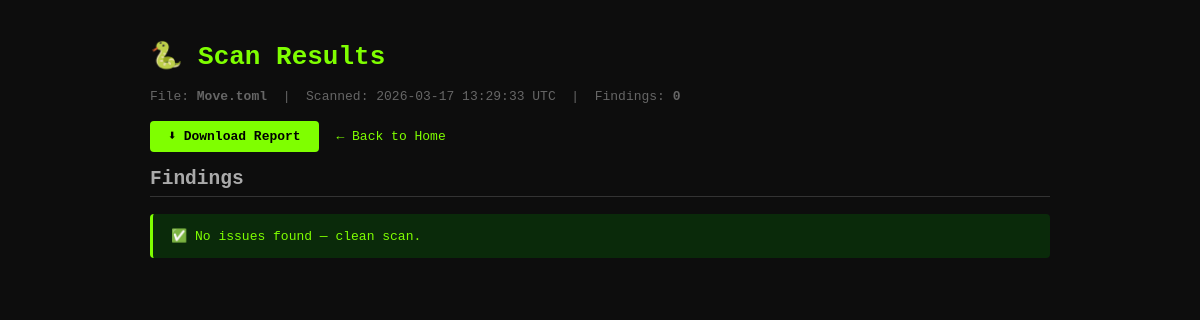
Page /results/3 on the committed database.
### tables this page shows
CREATE TABLE scans (
            id INTEGER PRIMARY KEY AUTOINCREMENT,
            filename TEXT NOT NULL,
            scanned_at TEXT NOT NULL,
            total_findings INTEGER DEFAULT 0,
            report_path TEXT
        );

### app.py (the view)
@app.route("/results/<int:scan_id>")
def results(scan_id):
    conn = get_connection()
    scan = conn.execute("SELECT * FROM scans WHERE id = ?", (scan_id,)).fetchone()
    findings = conn.execute("SELECT * FROM findings WHERE scan_id = ?", (scan_id,)).fetchall()
    conn.close()
    if not scan:
        flash("Scan not found.")
        return redirect(url_for("index"))
    return render_template("results.html", scan=scan, findings=findings)

### database.py (called while the page is built)
def get_connection():
    conn = sqlite3.connect(DB_PATH)
    conn.row_factory = sqlite3.Row  # lets you access columns by name
    return conn

### templates/results.html (shortened to what this page needs)
<!DOCTYPE html>
<html lang="en">
<head>
</head>
<body>
  <h1>🐍 Scan Results</h1>
  <div class="meta">
    File: <strong>{{ scan['filename'] }}</strong> &nbsp;|&nbsp;
    Scanned: {{ scan['scanned_at'][:19].replace('T',' ') }} UTC &nbsp;|&nbsp;
    Findings: <strong>{{ scan['total_findings'] }}</strong>
  </div>
  <div class="actions">
    <a class="btn" href="/download/{{ scan['id'] }}">⬇ Download Report</a>
    <a href="/">← Back to Home</a>
  </div>
  <h2>Findings</h2>
  {% if findings %}
    {% for f in findings %}
    <div class="finding">
      <div class="rule">{{ f['rule'] }}</div>
      <div class="file">{{ f['file'] }}</div>
      <div class="msg">{{ f['message'] }}</div>
    </div>
    {% endfor %}
  {% else %}
    <div class="clean">✅ No issues found — clean scan.</div>
  {% endif %}
</body>
</html>

### templates/results.html (style rules this page uses)
body { font-family: monospace; background: #0d0d0d; color: #e0e0e0; max-width: 900px; margin: 40px auto; padding: 0 20px; }
h1 { color: #7fff00; }
h2 { color: #aaa; border-bottom: 1px solid #333; padding-bottom: 6px; }
a { color: #7fff00; text-decoration: none; }
.meta { color: #666; font-size: 13px; margin-bottom: 24px; }
.clean { background: #0a2a0a; border-left: 3px solid #7fff00; padding: 14px 18px; border-radius: 4px; color: #7fff00; }
.actions { margin-bottom: 24px; }
.btn { background: #7fff00; color: #000; padding: 8px 18px; border-radius: 4px; font-weight: bold; font-size: 13px; margin-right: 10px; }

### rows in the picture
scans: filename "Move.toml", scanned_at "2026-03-17 13:29:33", total_findings "0"
